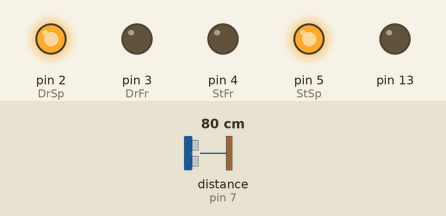
Simulated run of this sketch. Board: Arduino Uno, built with avr-gcc and run on an emulated ATmega328P. On the bench: output pins drawn as LEDs (lit = HIGH). Inputs (shaded band) come from the test bench; at power-on: distance to the obstacle (sensor on pin 7) 80 cm. The echo pulse lasts 58.3 µs per cm.

Above: at 1.2 s.
1.3 s: distance to the obstacle (sensor on pin 7) set to 61 cm
2.8 s: distance to the obstacle (sensor on pin 7) set to 53 cm
At 3.6 s:
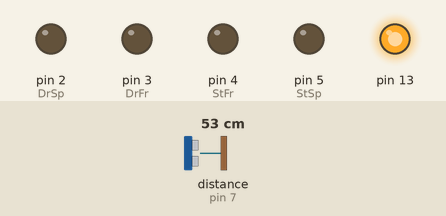
4.3 s: distance to the obstacle (sensor on pin 7) set to 18 cm
5.8 s: distance to the obstacle (sensor on pin 7) set to 14 cm
At 6.8 s:
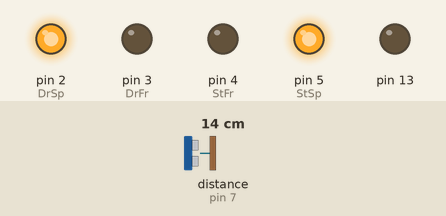
7.3 s: distance to the obstacle (sensor on pin 7) set to 35 cm
At 8.1 s:
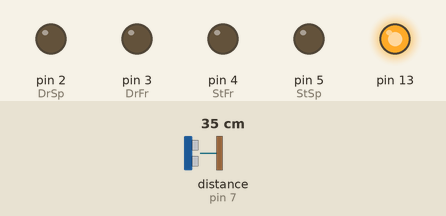
Timing chart, 0 to 9.8 s (numbered marks = the images above; inputs shaded):
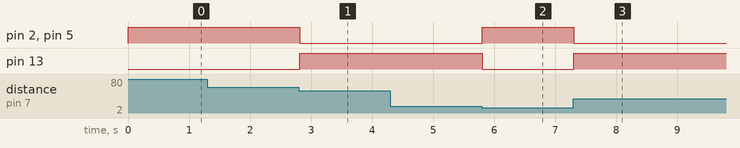

Measured:
- the behaviour switches between 59 and 58 cm on distance to the obstacle (sensor on pin 7) (found by bisection; images 0 and 1)
- the behaviour switches between 16 and 15 cm on distance to the obstacle (sensor on pin 7) (found by bisection; images 1 and 2)
- after the input at 1.3 s, every drawn part: stays the same
- after the input at 2.8 s, pin 2 (DrSp), pin 5 (StSp): HIGH → LOW at once; pin 13: LOW → HIGH at once
- after the input at 4.3 s, every drawn part: stays the same
- after the input at 5.8 s, pin 2 (DrSp), pin 5 (StSp): LOW → HIGH at once; pin 13: HIGH → LOW at once
- after the input at 7.3 s, pin 2 (DrSp), pin 5 (StSp): HIGH → LOW at once; pin 13: LOW → HIGH at once

The sketch:

STOP_2.ino
```cpp
#include <NewPing.h>

#define TRIG_PIN 8
#define ECHO_PIN 7
#define MAX_DISTANCE 58 //40
#define COLL_DIST 16 // distanta de coliziune la care robot stop si inapoi este de : 20cm
NewPing sonar(TRIG_PIN, ECHO_PIN, MAX_DISTANCE);


// L298n module
// 1(+)inainte dreapta = DrFr
// 2(+)inapoi dreapta = DrSp
// 3(+)inainte stanga = StFr
// 4(+)inapoi stanga = StSp

int DrFr = 3;
int DrSp = 2;
int StFr = 4;
int StSp = 5;

static const int pingPin = 7;


void setup() {
Serial.begin(9600);
pinMode(13, OUTPUT);
pinMode(DrFr,OUTPUT);
pinMode(StFr,OUTPUT);
pinMode(DrSp,OUTPUT);
pinMode(StSp,OUTPUT);
digitalWrite(DrFr,LOW);
digitalWrite(StFr,LOW);
digitalWrite(DrSp,LOW);
digitalWrite(StSp,LOW);
digitalWrite(13,LOW);


}

int scan() {
return (sonar.ping() / US_ROUNDTRIP_CM); //masurare distanta in cm
}

long distance_scan(){
  pinMode(pingPin, OUTPUT);
  digitalWrite(pingPin, LOW);
  delayMicroseconds(2);
  digitalWrite(pingPin, HIGH);
  delayMicroseconds(5);
  digitalWrite(pingPin, LOW);
  pinMode(pingPin, INPUT);

  long duration = pulseIn(pingPin, HIGH);
  long cm = ( duration / 29 ) / 2;
  return cm;
}

void loop() {
 int Dist = scan(); // masuram distanta curenta

if ( scan() < COLL_DIST )  // daca distanta curenta < decit distanta de coliziune
{digitalWrite(13, LOW);
moveBackward();
}
else
{digitalWrite(13, HIGH);
moveStop();}   // turn the LED on (HIGH is the voltage level)

}

void moveStop() {
digitalWrite(DrFr,LOW);
digitalWrite(StFr,LOW);
digitalWrite(DrSp,LOW);
digitalWrite(StSp,LOW);
//int Dist = scan();
//digitalWrite(13, HIGH);   // turn the LED on (HIGH is the voltage level)
 //delay(1000);                       // wait for a second
  //digitalWrite(13, LOW);
}

void moveForward() {
digitalWrite(DrFr,HIGH);
digitalWrite(StFr,HIGH);
digitalWrite(DrSp,LOW);
digitalWrite(StSp,LOW);


//digitalWrite(13, HIGH);   // turn the LED on (HIGH is the voltage level)
//delay(500);                       // wait for a second
//digitalWrite(13, LOW);

}

void moveBackward()
{
digitalWrite(DrFr,LOW);
digitalWrite(StFr,LOW);
digitalWrite(DrSp,HIGH);
digitalWrite(StSp,HIGH);

  //digitalWrite(13, HIGH);   // turn the LED on (HIGH is the voltage level)
 // delay(1000);                       // wait for a second
  //digitalWrite(13, LOW);    // turn the LED off by making the voltage LOW
 //delay(1000);

}

void turnRight()
{
digitalWrite(DrFr,LOW);
digitalWrite(StFr,HIGH);
digitalWrite(DrSp,HIGH);
digitalWrite(StSp,LOW);
}

void turnLeft()
{
digitalWrite(DrFr,HIGH);
digitalWrite(StFr,LOW);
digitalWrite(DrSp,LOW);
digitalWrite(StSp,HIGH);
}


//––––––––––-
```
